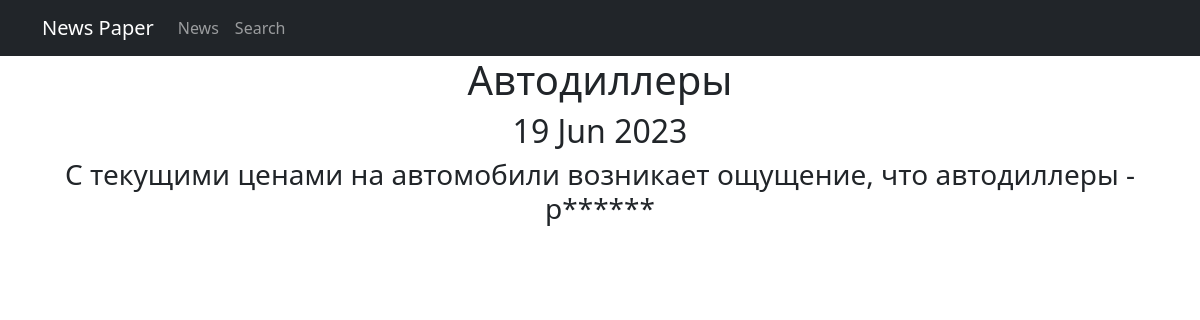
/news/6, run on the app's committed database.
### news/models.py (models this page shows, shortened)
class Post(models.Model):
    news = 'NW'
    article = 'AR'
    POST_TYPES = [(news, 'Новость'), (article, 'Статья')]
    author = models.ForeignKey('Author', on_delete=models.PROTECT)
    post_type = models.CharField(max_length=2, choices=POST_TYPES, default=article,)
    time_create = models.DateTimeField(auto_now_add=True)
    categories = models.ManyToManyField(Category, through='PostCategory')
    title = models.CharField(max_length=80, default='Заголовок')
    post_text = models.TextField(default='Текст статьи')
    rating = models.IntegerField(default=0)

### news/views.py (the view)
# urls.py: path('<int:pk>', PostDetail.as_view(), name='post_detail'),
class PostDetail(DetailView):
    model = Post
    template_name = 'post.html'
    context_object_name = 'post'

### news/templatetags/custom_filters.py (called while the page is built)
@register.filter()
def censor(value):
   for word in BAD_WORDS:
        pattern = f'({word[0].upper()}|{word[0].lower()}){word[1:]}'
        value = re.sub(pattern, f'\\1{"*" * (len(word) - 1)}', value)
   return value

### templates/post.html (shortened to what this page needs)
{% extends 'flatpages/default.html' %}
{% load custom_filters %}
{% block content %}
<h1>{{ post.title|censor }}</h1>
<h2>{{ post.time_create|date:'d M Y' }}</h2>
<h3>{{ post.post_text|censor }}</h3>
{% endblock content %}

### data on the page
Post: title|censor "Автодиллеры", time_create "19 Jun 2023", post_text|censor "С текущими ценами на автомобили возникает ощущение, что автодиллеры - р******"
